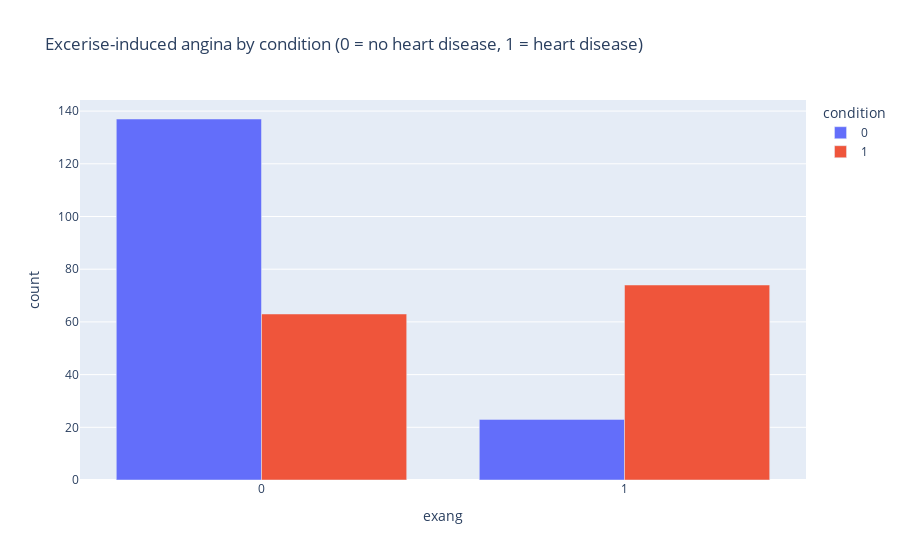

Source (notebook cell):
### Markdown cell above
(provide brief description of what [x] is, and how it might relate to [target])

### Code cell
exang_counts = df.groupby(['exang', 'condition']).size().reset_index(name = 'count')

fig = px.bar(exang_counts,
             x = 'exang',
             y = 'count',
             color = 'condition',
            barmode = 'group',
            title = 'Excerise-induced angina by condition (0 = no heart disease, 1 = heart disease)')
fig.show()

### Figure 1 — Plotly figure (JSON) as saved in the notebook; plotly's stock layout.template omitted (floating-point values rounded to 4 significant figures)
{"data": [{"alignmentgroup": "True", "hovertemplate": "condition=0<br>exang=%{x}<br>count=%{y}<extra></extra>", "legendgroup": "0", "marker": {"color": "#636efa"}, "name": "0", "offsetgroup": "0", "orientation": "v", "showlegend": true, "textposition": "auto", "type": "bar", "x": ["0", "1"], "xaxis": "x", "y": [137, 23], "yaxis": "y"}, {"alignmentgroup": "True", "hovertemplate": "condition=1<br>exang=%{x}<br>count=%{y}<extra></extra>", "legendgroup": "1", "marker": {"color": "#EF553B"}, "name": "1", "offsetgroup": "1", "orientation": "v", "showlegend": true, "textposition": "auto", "type": "bar", "x": ["0", "1"], "xaxis": "x", "y": [63, 74], "yaxis": "y"}], "layout": {"barmode": "group", "legend": {"title": {"text": "condition"}, "tracegroupgap": 0}, "title": {"text": "Excerise-induced angina by condition (0 = no heart disease, 1 = heart disease)"}, "xaxis": {"anchor": "y", "domain": [0, 1], "title": {"text": "exang"}}, "yaxis": {"anchor": "x", "domain": [0, 1], "title": {"text": "count"}}}}
